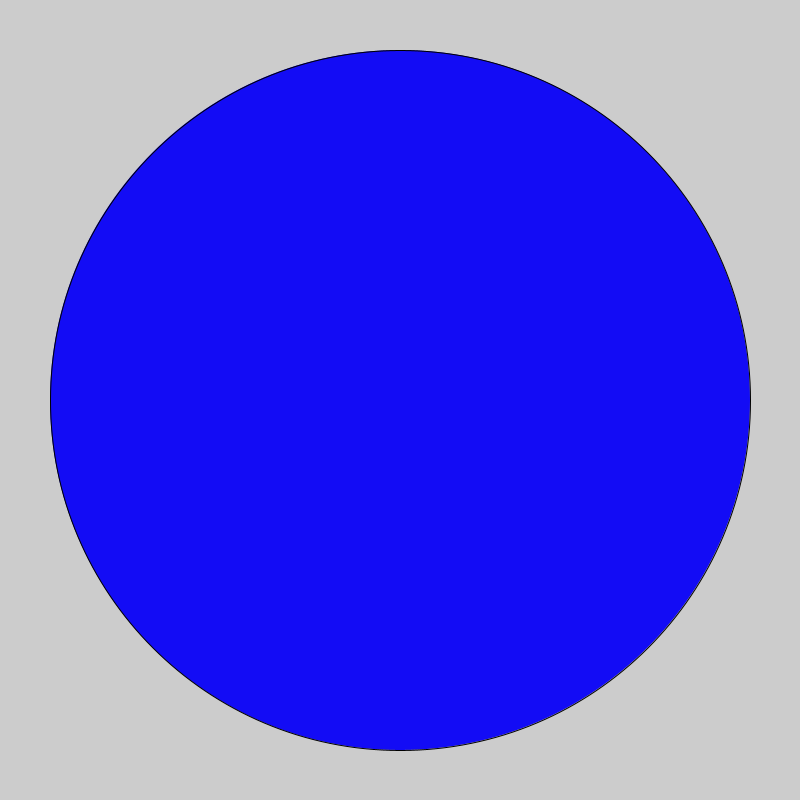
Frame 1 (no input)
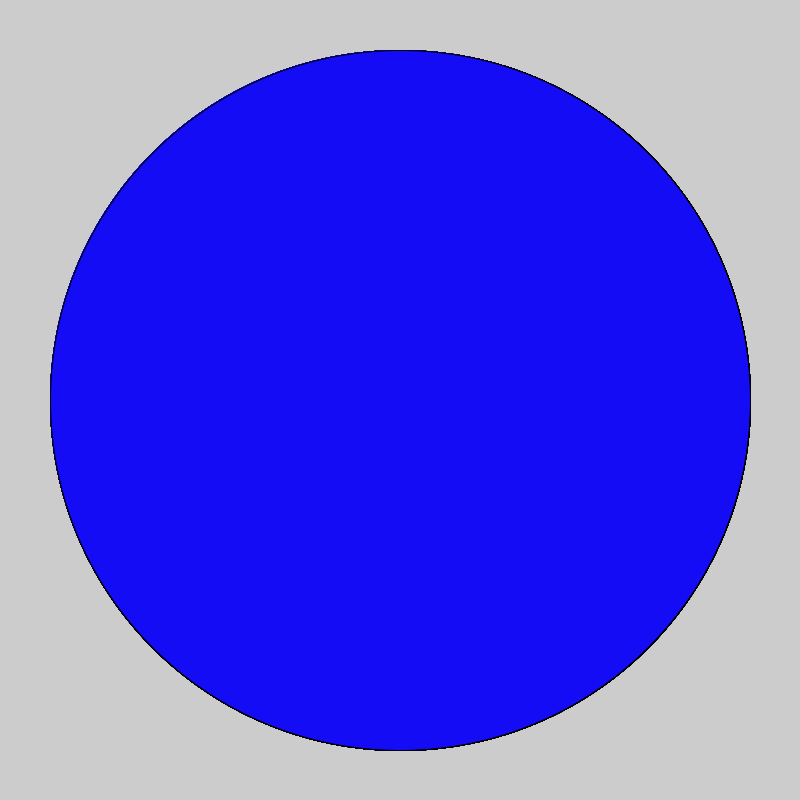
Frame 60 (the mouse pressed at the canvas centre just before this capture)
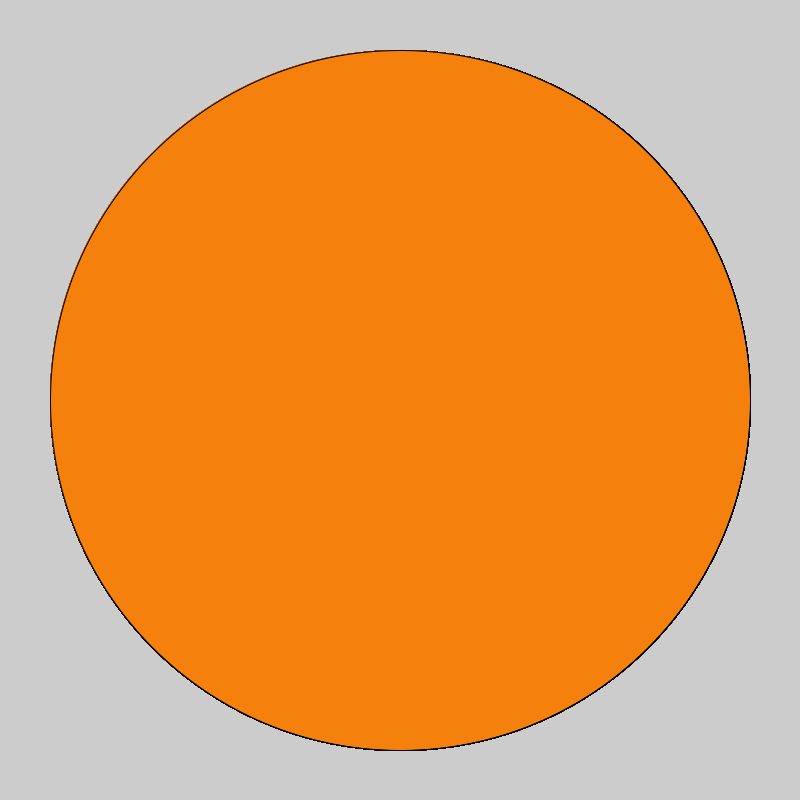
Frame 120 (the mouse held since frame 60 and released just before this capture)

The Processing sketch that drew these frames (run headless with seeded random() and noise(); from frame 60 on, the mouse is pressed at the canvas centre):

// Processing sketch: LogicalDot
// ── LogicalDot.pde
void setup() {
  size(800,800);
}
void draw() {
  if(mousePressed){
    fill(#F5810C);
  }
    else {
  fill(#130CF5);
    }
  ellipse(400,400,700,700);
    }
